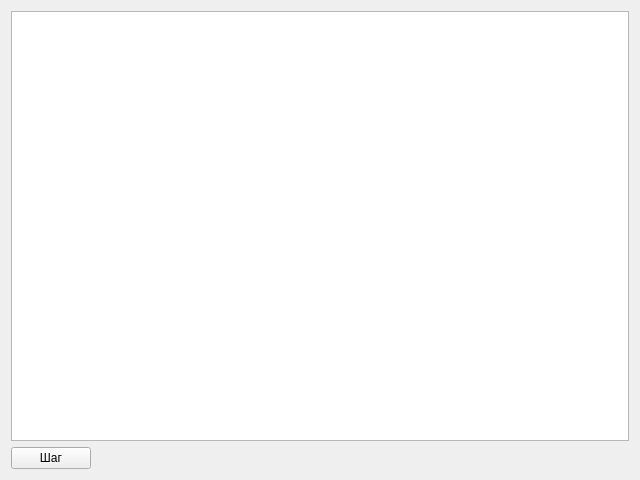
<?xml version="1.0" encoding="UTF-8"?>
<ui version="4.0">
 <class>WorkingMachineForm</class>
 <widget class="QWidget" name="WorkingMachineForm">
  <property name="geometry">
   <rect>
    <x>0</x>
    <y>0</y>
    <width>640</width>
    <height>480</height>
   </rect>
  </property>
  <property name="windowTitle">
   <string>Form</string>
  </property>
  <layout class="QVBoxLayout" name="verticalLayout">
   <item>
    <widget class="QGraphicsView" name="graphicsView"/>
   </item>
   <item>
    <layout class="QHBoxLayout" name="horizontalLayout">
     <item>
      <widget class="QPushButton" name="pushButton_step">
       <property name="text">
        <string>Шаг</string>
       </property>
      </widget>
     </item>
     <item>
      <spacer name="horizontalSpacer">
       <property name="orientation">
        <enum>Qt::Horizontal</enum>
       </property>
       <property name="sizeHint" stdset="0">
        <size>
         <width>40</width>
         <height>20</height>
        </size>
       </property>
      </spacer>
     </item>
    </layout>
   </item>
  </layout>
 </widget>
 <resources/>
 <connections/>
</ui>
